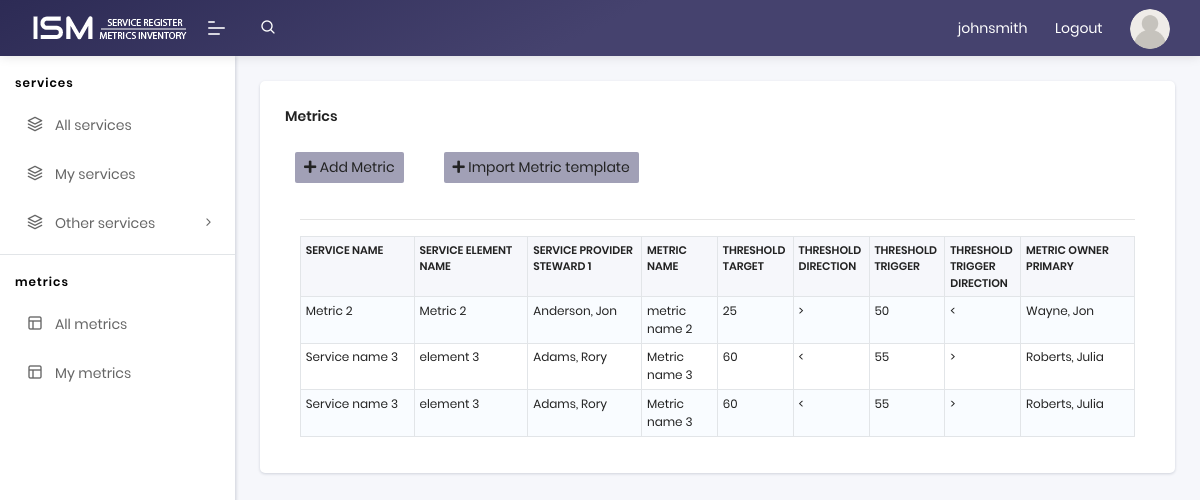
/metrics (signed in), run on the app's committed database.
### app/models.py (models this page shows, shortened)
class User(UserMixin, db.Model):
    id = db.Column(db.Integer, primary_key=True)
    username = db.Column(db.String(64), index=True, unique=True)
    email = db.Column(db.String(120), index=True, unique=True)
    password_hash = db.Column(db.String(128))
    posts = db.relationship('Post', backref='author', lazy='dynamic')
    metrics = db.relationship('Metric', backref='creator', lazy='dynamic')
    about_me = db.Column(db.String(140))
    last_seen = db.Column(db.DateTime, default=datetime.utcnow)
    approved = db.relationship(
        'Metric', secondary=approvals,
        primaryjoin=(approvals.c.approved_id == id),
        secondaryjoin=(approvals.c.approver_id == id),
        backref=db.backref('followers', lazy='dynamic'), lazy='dynamic')

class Metric(db.Model):
    id = db.Column(db.Integer, primary_key=True)
    service_name = db.Column(db.String(120), index=True)
    service_element_name = db.Column(db.String(120), index=True)
    service_level_detail = db.Column(db.Text,index=False)
    target = db.Column(db.Integer, index=True)
    service_provider_steward_1 = db.Column(db.String(120), index=True)
    metric_name = db.Column(db.String(120), index=True)
    metric_description = db.Column(db.Text,index=False )
    metric_rationale = db.Column(db.Text, index=False)
    metric_value_display_format = db.Column(db.String(120), index=False)
    threshold_target = db.Column(db.Integer, index=False)
    threshold_target_rationale = db.Column(db.String(500), index=False)
    threshold_target_direction = db.Column(db.String(10), index=False)
    threshold_trigger = db.Column(db.Integer, index=False)
    threshold_trigger_rationale = db.Column(db.String(500), index=False)
    threshold_trigger_direction = db.Column(db.String(10), index=False)
    data_source = db.Column(db.String(120), index=True)
    data_update_frequency = db.Column(db.String(120), index=True)
    metric_owner_primary = db.Column(db.String(120), index=True)
    vantage_control_id = db.Column(db.String(120), index=True)
    user_id = db.Column(db.Integer, db.ForeignKey('user.id'))

### app/routes.py (the view)
@app.route('/metrics', methods=['GET', 'POST'])
@login_required
def list_metrics():
    metrics = Metric.query.all()
    return render_template('metrics.html',
                            metrics=metrics, title="Metrics")

### app/models.py (called while the page is built)
@login.user_loader
def load_user(id):
    return User.query.get(int(id))

### app/routes.py (called while the page is built)
@app.before_request
def before_request():
    if current_user.is_authenticated:
        current_user.last_seen = datetime.utcnow()
        db.session.commit()

### app/templates/metrics.html (shortened to what this page needs)
{% extends "base.html" %}
{% import 'bootstrap/wtf.html' as wtf %}
{% block app_content %}
<div class="pcoded-main-container pt-10">
    <div class="pcoded-content">
        <div class="row">
            <div class="col-lg-12">
                <div class="card">
                    <div class="card-header">
                        <h5>Metrics</h5>
                    </div>
                    <div class="card-body">
                        <div class="row up_row">
                                <div class="">
                                        <a href="{{ url_for('add_metric') }}" class="btn btn-default btn-sm">
                                            <i class="fa fa-plus"></i>
                                            Add Metric
                                        </a>
                                </div>
                                <div class="import_holder">
                                        <a href="{{ url_for('doimport') }}"  class="btn btn-default btn-sm">
                                            <i class="fa fa-plus"></i>
                                            Import Metric template
                                        </a>
                                 </div>
                        </div>
                        <div class="col-md-12">
                            {% if metrics %}
                            <hr class="intro-divider">
                            <div class="center">
                                <table class="table table-striped table-bordered">
                                <thead>
                                    <tr>
                                    <th width="15%"> Service Name </th>
                                    <th width="15%"> Service Element Name </th>
                                    <th width="15%"> Service Provider Steward 1 </th>
                                    <th width="10%"> Metric Name </th>
                                    <th width="10%"> Threshold target </th>
                                    <th width="10%"> Threshold direction </th>
                                    <th width="10%"> Threshold trigger </th>
                                    <th width="10%"> Threshold trigger direction</th>
                                    <th width="15%"> Metric Owner Primary</th>
                                    </tr>
                                </thead>
                                <tbody>
                                {% for metric in metrics %}
                                    <tr>
                                    <td> {{ metric.service_name }} </td>
                                    <td> {{ metric.service_element_name }} </td>
                                    <td> {{ metric.service_provider_steward_1 }} </td>
                                    <td> {{ metric.metric_name }} </td>
                                    <td> {{ metric.threshold_target }} </td>
                                    <td> {{ metric.threshold_target_direction }} </td>
                                    <td> {{ metric.threshold_trigger }} </td>
                                    <td> {{ metric.threshold_trigger_direction }} </td>
                                    <td> {{ metric.metric_owner_primary }} </td>
                                    </tr>
                                {% endfor %}
                                </tbody>
                                </table>
                            </div>
                            {% else %}
                            <div style="text-align: left">
                                <h3> No Metrics have been added. </h3>
                                <hr class="intro-divider">
                            {% endif %}
                </div>
            </div>
        </div>
    </div>
</div>
{% endblock %}

### app/templates/navigation.html (shortened to what this page needs)
	<header class="navbar pcoded-header navbar-expand-lg navbar-light headerpos-fixed header-purple">
        <div class="m-header">
            <a class="mobile-menu" id="mobile-collapse" href="#!"><span></span></a>
            <a href="{{ url_for('index') }}"b-brand">
                <img src="/static/assets/images/ism_logo_2.png" alt="" class="logo">
            </a>
        </div>
        <div class="collapse navbar-collapse">
            <ul class="navbar-nav mr-auto">
                <li class="nav-item">
                    <a href="#!" class="pop-search"><i class="feather icon-search"></i></a>
                </li>
            </ul>
            <ul class="navbar-nav ml-auto">
                {% if current_user.is_anonymous %}
                    <li><a href="{{ url_for('login') }}">Login</a></li>
                    {% else %}
                    <li><a href="{{ url_for('user', username=current_user.username) }}">{{current_user.username}}</a></li>
                    <li><a href="{{ url_for('logout') }}">Logout</a></li>
                    {% endif %}                <li>
                    <div class="dropdown drp-user">
                        <a href="#!" class="dropdown-toggle" data-toggle="dropdown">
                            <img src="/static/assets/images/user/avatar-grey.png" class="img-radius wid-40" alt="User-Profile-Image">
                        </a>
                    </div>
                </li>
            </ul>
        </div>
    </header>

### data on the page
User: username "johnsmith"
Metric: service_name "Metric 2", service_element_name "Metric 2", service_provider_steward_1 "Anderson, Jon", metric_name "metric name 2", threshold_target "25", threshold_target_direction ">", threshold_trigger "50", threshold_trigger_direction "<", metric_owner_primary "Wayne, Jon"
Metric: service_name "Service name 3", service_element_name "element 3", service_provider_steward_1 "Adams, Rory", metric_name "Metric name 3", threshold_target "60", threshold_target_direction "<", threshold_trigger "55", threshold_trigger_direction ">", metric_owner_primary "Roberts, Julia"
Metric: service_name "Service name 3", service_element_name "element 3", service_provider_steward_1 "Adams, Rory", metric_name "Metric name 3", threshold_target "60", threshold_target_direction "<", threshold_trigger "55", threshold_trigger_direction ">", metric_owner_primary "Roberts, Julia"
